Frame 1 (no input): blank canvas, image omitted
Frame 60 (no input): blank canvas, image omitted
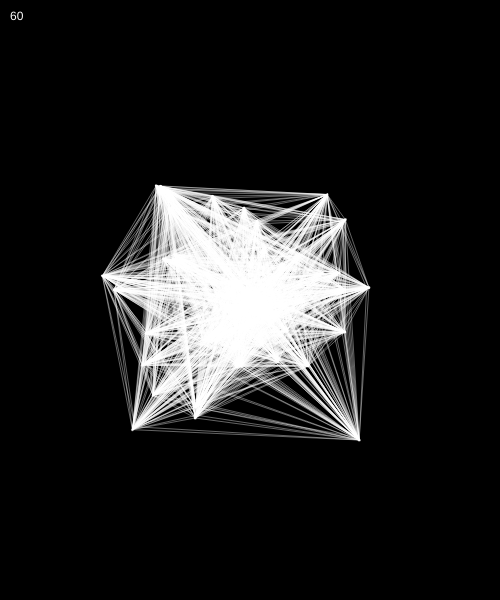
Frame 120 (the mouse pressed at the canvas centre since frame 60)

The p5.js sketch whose frames 1 and 60 were blank and that drew this single picture after the mouse press (run headless with seeded random() and noise() and a simulated clock; from frame 60 on, the mouse is pressed at the canvas centre):

// p5.js sketch
// ── sketch.js
// IMA | NYU Shanghai
// MOQN
// Oct 5 2019


let NUM_OF_CIRCLES = 500;
let balls = [];

function setup() {
  createCanvas(500, 600);
}

function draw() {
  background(0);

  if (mouseIsPressed) {
    balls.push( new Ball(mouseX, mouseY, 3) );
  }

  for (let i=0; i<balls.length; i++) {
    let b = balls[i];
    b.move();

    // ***
    for (let j=0; j<balls.length; j++) {
      if (i != j) {
        otherB = balls[j];
        b.connectLine(otherB);
      }
    }

    b.display();
    b.updateLifespan();
    b.checkOutOfCanvas();
  }

  for (let i = balls.length-1; i >= 0; i--) {
    let b = balls[i];
    if (b.isDone) {
      balls.splice(i, 1);
    }
  }

  fill(255);
  text(balls.length, 10, 20);
}



class Ball {
  constructor(x, y, dia) {
    this.x = x;
    this.y = y;
    this.dia = dia;
    this.xSpd = random(-3, 3);
    this.ySpd = random(-3, 3);

    this.isDone = false;
    this.lifespan = 1.0; // 100%
    this.lifeReduction = random(0.005, 0.010);
  }
  updateLifespan() {
    if (this.lifespan > 0) {
      this.lifespan -= this.lifeReduction;
    } else {
      this.lifespan = 0;
      this.isDone = true;
    }
  }
  move() {
    this.x += this.xSpd;
    this.y += this.ySpd;
  }
  checkOutOfCanvas() {
    if (this.x < 0 || this.x > width) {
      this.isDone = true;
    }
    if (this.y < 0 || this.y > height) {
      this.isDone = true;
    }
  }
  display() {
    noStroke();
    fill(255, 255 * this.lifespan);
    ellipse(this.x, this.y, this.dia, this.dia);
  }
  connectLine(other) {
    stroke(255, 100);
    line(this.x, this.y, other.x, other.y);
  }
}
